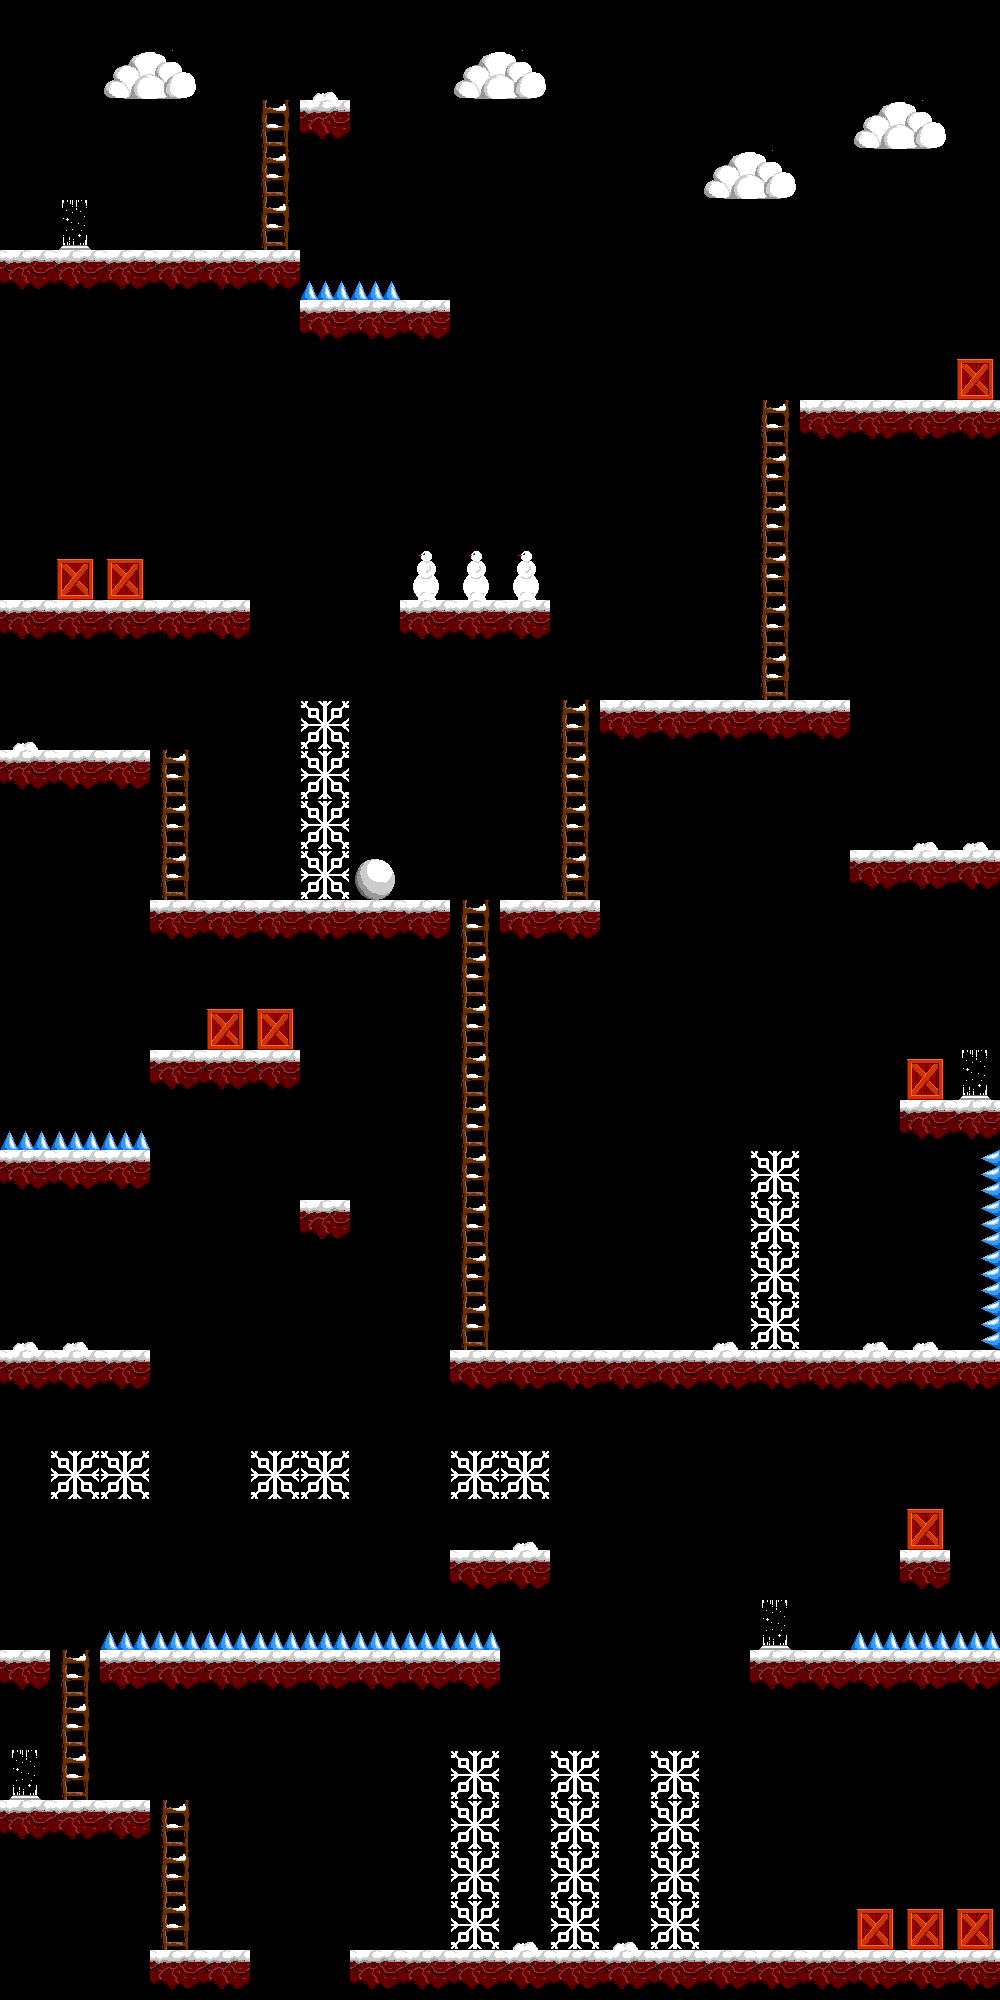

This is a level from a 2D game, rendered from its Tiled map with the project's own tilesets. A one-line summary and the map file follow, with tile-layer data summarised:
An orthogonal 20x40 tile map with 50x50 px tiles, 2 tile layers (Tile Layer 1, active).

<map version="1.0" orientation="orthogonal" width="20" height="40" tilewidth="50" tileheight="50">
 <tileset firstgid="1" name="t1" tilewidth="50" tileheight="50">
  <image source="tileset1.png" width="300" height="300" />
 </tileset>
 <layer name="Tile Layer 1" width="20" height="40">
  <data>[800 cells, 158 non-empty, 6 distinct tile ids]</data>
 </layer>
 <layer name="active" width="20" height="40">
  <data>[800 cells, 89 non-empty, 7 distinct tile ids]</data>
 </layer>
</map>